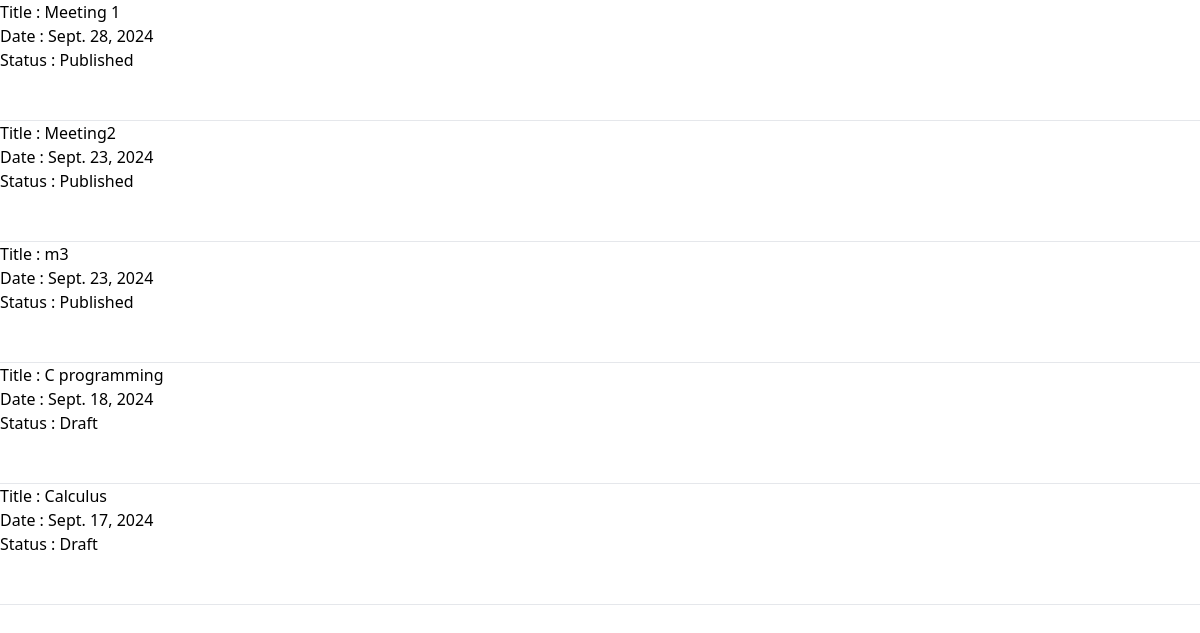
The page /officer/notification/ on the database as committed earlier.
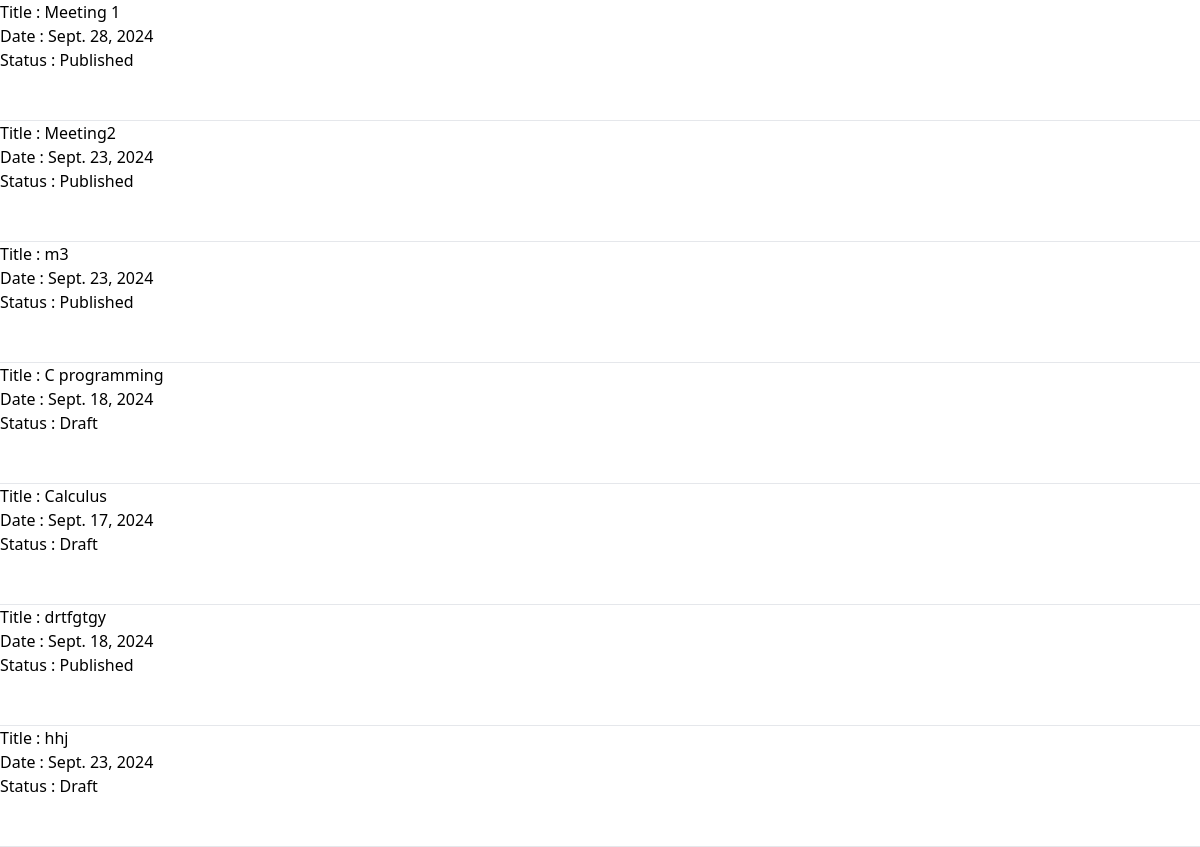
The same page on the database as committed later.
### officer/models.py (models this page shows, shortened)
class Notification(models.Model):
    title = models.CharField(max_length=150)
    description = models.TextField()
    date = models.DateField()
    published = models.BooleanField(default=False)

### officer/views/notification.py (the view)
# urls.py: path('notification/',notification.index, name='notifications'),
def index(request):
    status = request.GET.get('status')
    notifications = Notification.objects.all()
    if status:
        notifications = notifications.filter(published=status == 'published')
    context = {
        'notifications': notifications,
        'status': status
    }
    return render(request, 'officer/notification/index.html', context)

### officer/templates/officer/notification/index.html
{% extends 'base.html' %}
{% block content %}
<ol>
{% for notification in notifications %}
<li>
    Title : {{notification.title}} <br>
    Date : {{notification.date}} <br>
    Status : {% if notification.published %}Published
    {% else %}
        Draft
    {% endif %}
</li>
<br><br><hr>
{% endfor %}
</ol>
{% endblock content %}

Rows that differ between the two databases and show on the page:
added Notification: title "drtfgtgy", date "Sept. 18, 2024", published "Published"
added Notification: title "hhj", date "Sept. 23, 2024", published "Draft"
